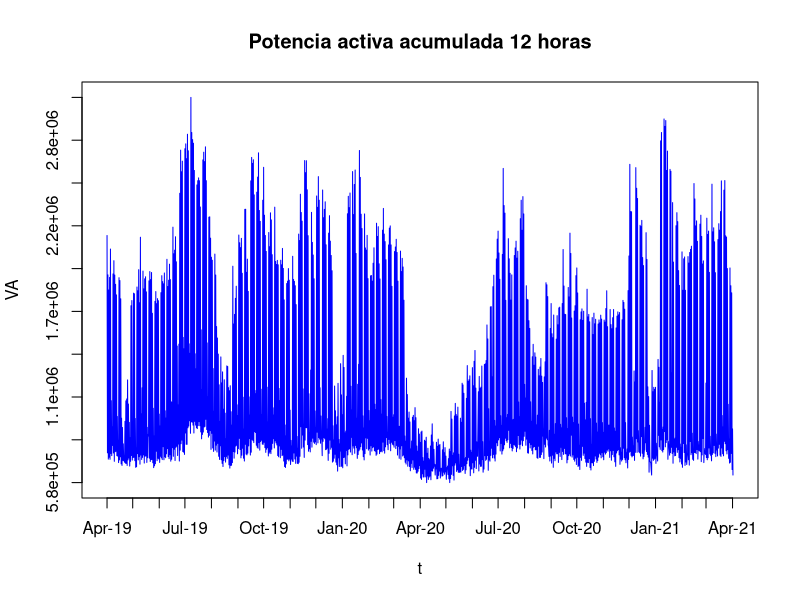
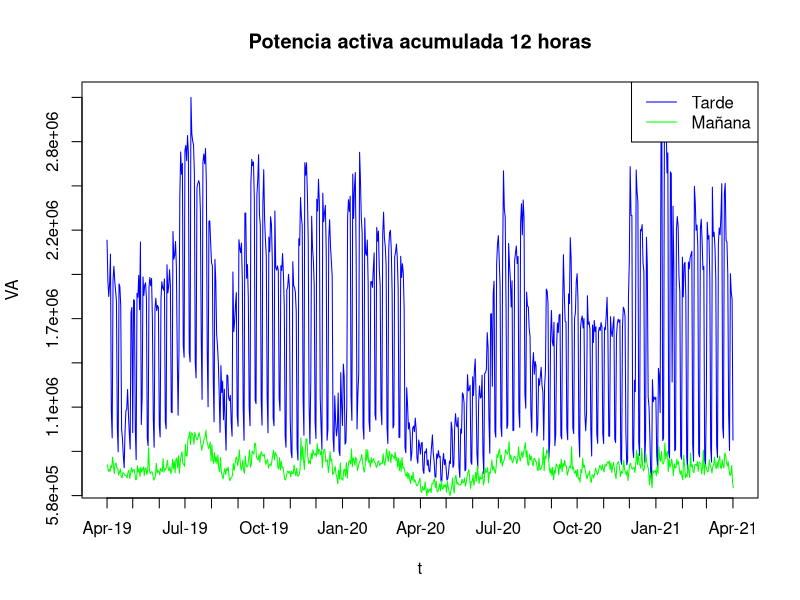
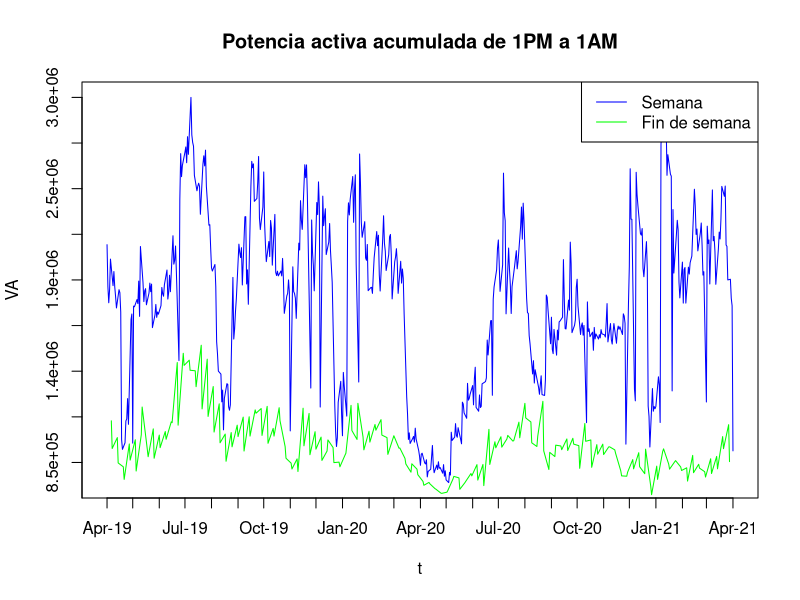
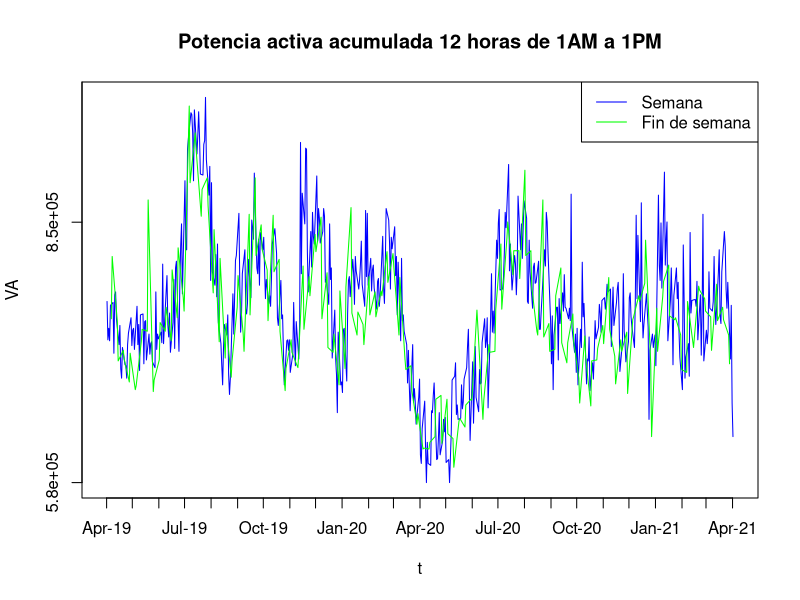
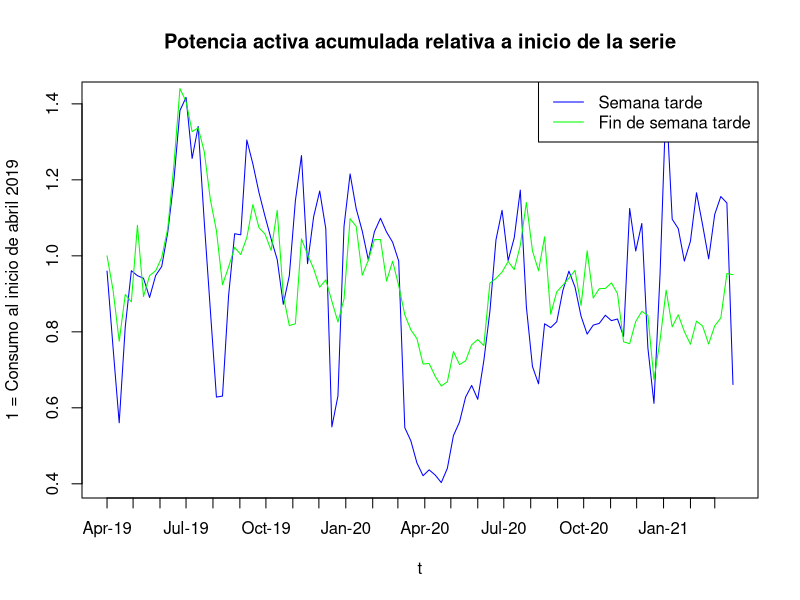

These figures' R source, in order:
## ---- chunk 1
knitr::opts_chunk$set(echo = TRUE)
## ---- chunk 2
serie <- read.csv(file = 'data/potencia.csv', sep = ';')
t <- as.POSIXlt(serie$Time, format = "%Y-%m-%dT%H:%M:%S")
VA <- as.numeric(serie$Value)
plot(t, VA, type="l",main = "Potencia activa acumulada 12 horas", col="blue", xaxt="n", yaxt="n")
axis.POSIXct(1,at=seq(min(t), max(t), by="months"), format="%b-%y")
yticks <- seq(min(VA), max(VA), length.out=10)
axis(2, at=yticks, labels=formatC(yticks, format="e", digits = 1))
## ---- chunk 3
tarde <- t$hour < 3
manana <- tarde == F
plot(t[tarde], VA[tarde], type="l",main = "Potencia activa acumulada 12 horas", col="blue", xaxt="n", yaxt="n", 
     ylab="VA", xlab="t")
lines(t[manana], VA[manana],col="green")
axis.POSIXct(1,at=seq(min(t), max(t), by="months"), format="%b-%y")
yticks <- seq(min(VA), max(VA), length.out=10)
axis(2, at=yticks, labels=formatC(yticks, format="e", digits = 1))
legend("topright", legend=c("Tarde", "Mañana"), lty=1, col=c("blue", "green"))
## ---- chunk 4
weekend <- t$wday %in% c(0,6)
weekday <- weekend == F
plot(t[tarde & weekday], VA[tarde & weekday], type="l",main = "Potencia activa acumulada de 1PM a 1AM", col="blue", xaxt="n", yaxt="n", 
     ylab="VA", xlab="t")
lines(t[tarde & weekend], VA[tarde & weekend],col="green")
axis.POSIXct(1,at=seq(min(t), max(t), by="months"), format="%b-%y")
yticks <- seq(min(VA), max(VA), length.out=10)
axis(2, at=yticks, labels=formatC(yticks, format="e", digits = 1))
legend("topright", legend=c("Semana", "Fin de semana"), lty=1, col=c("blue", "green"))
## ---- chunk 5
plot(t[manana & weekday], VA[manana & weekday], type="l",main = "Potencia activa acumulada 12 horas de 1AM a 1PM", col="blue", xaxt="n", yaxt="n", 
     ylab="VA", xlab="t")
lines(t[manana & weekend], VA[manana & weekend],col="green")
axis.POSIXct(1,at=seq(min(t), max(t), by="months"), format="%b-%y")
yticks <- seq(min(VA), max(VA), length.out=10)
axis(2, at=yticks, labels=formatC(yticks, format="e", digits = 1))
legend("topright", legend=c("Semana", "Fin de semana"), lty=1, col=c("blue", "green"))
## ---- chunk 6
semanas <- t[tarde & weekend][seq(1,length(t[manana & weekend]),2)]
tarde_semana_sum <- unname(tapply(VA[tarde & weekday], (seq_along(VA[tarde & weekday])-1) %/% 5, sum)) # 105 elementos
tarde_finde_sum <- unname(tapply(VA[tarde & weekend], (seq_along(VA[tarde & weekend])-1) %/% 2, sum)) # 104 elementos
plot(semanas, tarde_semana_sum[-1]/tarde_semana_sum[1], type="l",main = "Potencia activa acumulada relativa a inicio de la serie", col="blue", xaxt="n", ylab="1 = Consumo al inicio de abril 2019", xlab="t")
lines(semanas, tarde_finde_sum / tarde_finde_sum[1],col="green")
axis.POSIXct(1,at=seq(min(semanas), max(semanas), by="months"), format="%b-%y")
legend("topright", legend=c("Semana tarde", "Fin de semana tarde"), lty=1, col=c("blue", "green"))
